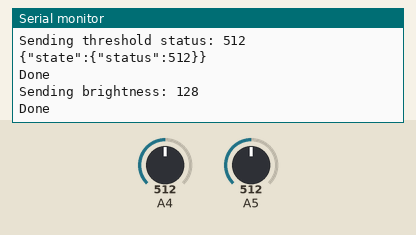
Recording of a sketch running on a simulated Arduino Uno, built with avr-gcc and run on an emulated ATmega328P. Shown: the last lines printed to the serial monitor. Inputs (shaded band) come from the test bench; at power-on: A4 = 512, A5 = 512. WiFi joins after 1.5 s; servers stay silent unless stated.

Above: at 1.4 s.
1.5 s: A4 set to 490
At 2.02 s:
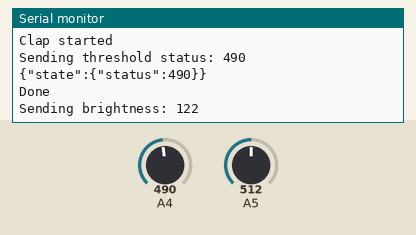
3.0 s: A5 set to 306
At 3.27 s:
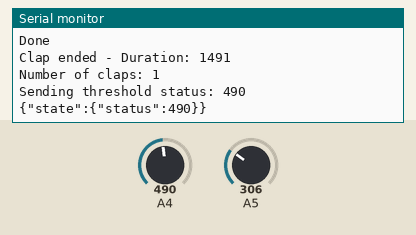
4.5 s: A4 set to 510
At 6.0 s:
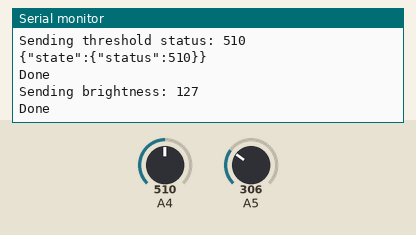
Timing chart, 0 to 7.5 s (numbered marks = the images above; inputs shaded):
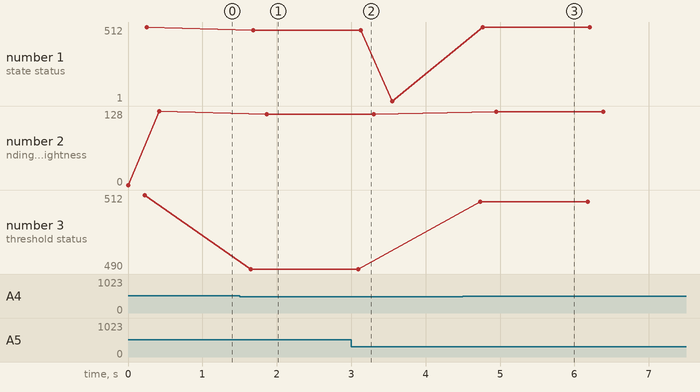

The sketch:

HueClap.ino
```cpp
#include <Ethernet.h>
#include <SPI.h>

int threshold = 0;
int thresholdUpdateDelay = 0;

long maxClapTime = 500;
long sequenceTimeout = 200;
boolean processingClap = false;
long clapStartTime;
long clapEndTime;
long lastClapDuration;
long numberOfClaps;
long pauseBetweenClaps;

byte mac[] = { 0xDE, 0xAD, 0xBE, 0xEF, 0xFE, 0xED };
byte ip[] = { 192, 168, 1, 101};
byte server[] = { 192, 168, 1, 100 };

EthernetClient client;

void setup() {
  Ethernet.begin(mac, ip);
  Serial.begin(9600);

  setAllBrightness(0, false);
  Serial.println("Setup done");
}

void loop()
{
  threshold = analogRead(A4);
  int sensorValue = analogRead(A5);
  processSensorValue(sensorValue);

  long now = millis();
  if (clapEndTime > 0 && numberOfClaps > 0 && pauseBetweenClaps > 0 && (clapEndTime + pauseBetweenClaps + sequenceTimeout) < now) {
    // Sequence over, send number of claps
    setSensorStatus(numberOfClaps);
    numberOfClaps = 0;
    pauseBetweenClaps = 0;
    clapStartTime = 0;
    clapEndTime = 0;
  }

  if (clapEndTime > 0 && pauseBetweenClaps == 0 && (clapEndTime + maxClapTime) < now) {
    Serial.println("Resetting");
    setSensorStatus(numberOfClaps);
    numberOfClaps = 0;
    pauseBetweenClaps = 0;
    clapStartTime = 0;
    clapEndTime = 0;
  }

  if (thresholdUpdateDelay == 0) {
    sendThreshold(threshold);
    setAllBrightness(threshold / 4, true);
    thresholdUpdateDelay = 100;
  }
  else {
    thresholdUpdateDelay--;
  }

  delay(10);        // delay in between reads for stability
}

void processSensorValue(int sensorValue) {
  if (sensorValue > threshold && !processingClap) {
    processingClap = true;
    clapStartTime = millis();
    if (clapEndTime > 0) {
      pauseBetweenClaps = clapStartTime - clapEndTime;
      Serial.println("Pause: " + String(pauseBetweenClaps));
    }
    Serial.println("Clap started");
  }
  else if (sensorValue < threshold && processingClap) {
    clapEndTime = millis();
    lastClapDuration = clapEndTime - clapStartTime;
    Serial.println("Clap ended - Duration: " + String(lastClapDuration));
    processingClap = false;
    numberOfClaps++;
    Serial.println("Number of claps: " + String(numberOfClaps));
  }
}

//void loop()
//{
//  int sensorValue = analogRead(A0);
//  int brightness = sensorValue / 4;
//  if (brightness > 255) {
//    brightness = 255;
//  }
//
//  if (brightness != previousBrightness) {
//    Serial.println("Brightness: " + String(brightness));
//    analogWrite(led, brightness);
//    setAllBrightness(brightness);
//    previousBrightness = brightness;
//  }
//
//  delay(500);        // delay in between reads for stability
//}

void setAllBrightness(int brightness, boolean onlyBrightness) {
  Serial.println("Sending brightness: " + String(brightness));
  String body = "";
  if (onlyBrightness) {
    body = String("{\"bri\":" + String(brightness) + "}");
  }
  else {
    String onState = brightness == 0 ? "false" : "true";
    body = String("{\"on\": " + onState + ",\"bri\":" + String(brightness) + "}");
  }
  String request = String("PUT /api/aValidUser/groups/0/action HTTP/1.0");

  if (client.connect(server, 80)) {
    client.println(request);
    client.println("Content-Type: application/json");
    client.print("Content-Length: ");
    client.println(body.length());
    client.println();
    client.println(body);
    client.println();
    client.stop();
    Serial.println("Done");
  } else {
    Serial.println("setBrightness connection failed");
  }
}

void setSensorStatus(int status) {
  Serial.println("Sending sensor status: " + String(status));
  String body = String("{\"state\":{\"status\":" + String(status) + "}}");
  Serial.println(body);
  String request = String("PUT /api/aValidUser/sensors/2 HTTP/1.0");

  if (client.connect(server, 80)) {
    client.println(request);
    client.println("Content-Type: application/json");
    client.print("Content-Length: ");
    client.println(body.length());
    client.println();
    client.println(body);
    client.println();
    client.stop();
    Serial.println("Done");
  } else {
    Serial.println("setSensorStatus connection failed");
  }
}

void sendThreshold(int threshold) {
  Serial.println("Sending threshold status: " + String(threshold));
  String body = String("{\"state\":{\"status\":" + String(threshold) + "}}");
  Serial.println(body);
  String request = String("PUT /api/aValidUser/sensors/4 HTTP/1.0");

  if (client.connect(server, 80)) {
    client.println(request);
    client.println("Content-Type: application/json");
    client.print("Content-Length: ");
    client.println(body.length());
    client.println();
    client.println(body);
    client.println();
    client.stop();
    Serial.println("Done");
  } else {
    Serial.println("sendThreshold connection failed");
  }
}
```

Measured:
- after the input at 1.5 s, the serial monitor: prints a new line at once (image 1)
- after the input at 3.0 s, the serial monitor: prints a new line at once (image 2)
- after the input at 4.5 s, the serial monitor: prints a new line after 0.24 s (image 3)
- plotted number 1: 512 → 490 after the input at 1.5 s, 490 → 1 after the input at 3.0 s, 1 → 510 after the input at 4.5 s
- plotted number 2: 128 → 122 after the input at 1.5 s, 122 → 127 after the input at 4.5 s
- plotted number 3: 512 → 490 after the input at 1.5 s, 490 → 510 after the input at 4.5 s
